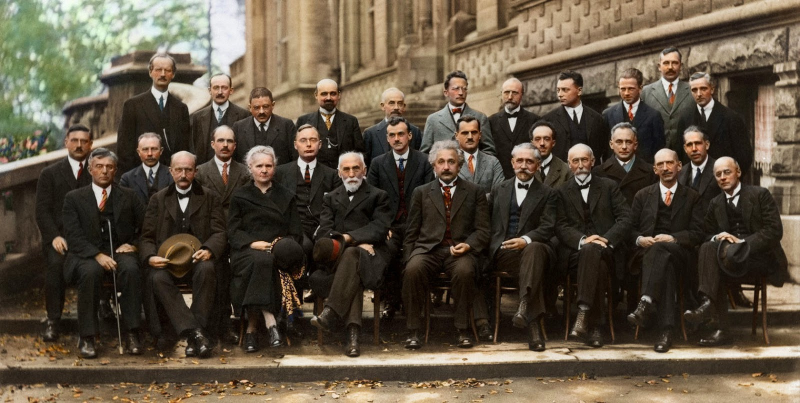
#> input picture implementation_jupyter_notebooks/images/solvay-conference.jpg, 1600 x 806 px (shown at 1/2 size)
$ python detection_utils.py
#> lines starting #> are read from the running program, lines starting #| are printed output that depends on the picture
#> further down, original_image is the input picture: PIL image 1600x806 RGB; mean R, G, B 92.9, 80.9, 64.3
import os
import pickle
from typing import *

import numpy as np
from features import *
from PIL import Image

WINDOW_SIZE = 15
HALF_WINDOW = WINDOW_SIZE // 2

# size and location NamedTuple objects
Size = NamedTuple("Size", [("height", int), ("width", int)])
Location = NamedTuple("Location", [("top", int), ("left", int)])


def resize_image_object(img, target_size):
#> called with target_size = (384, 288)
    thumbnail_image = img.copy()
    thumbnail_image.thumbnail(target_size, Image.LANCZOS)  # anti-alising-resize
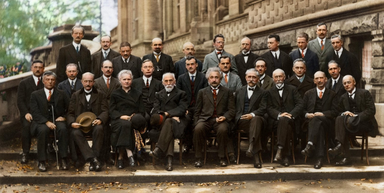
#> thumbnail_image: PIL image 384x193 RGB; mean R, G, B 93.1, 81.1, 64.5
    return thumbnail_image


def to_float_array(img):
    return np.array(img).astype(np.float32) / 255.0  # float division


def to_image(arr):
    return Image.fromarray(np.uint8(arr * 255.0))


def gamma(channel, coeff=2.2):
#> called with coeff = 2.2
    return channel ** (1.0 / coeff)
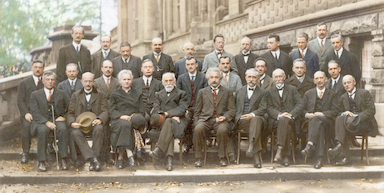
#> returned value: shape (193, 384, 3) float32; mean of channels 0, 1, 2 0.591, 0.549, 0.485; drawn as R, G, B


def gleam_converion(img):
    return np.sum(gamma(img), axis=2) / img.shape[2]  # divide by 3
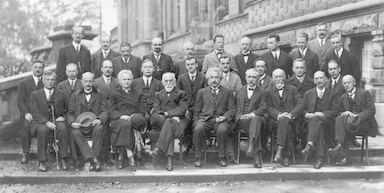
#> returned value: shape (193, 384) float32; min 0, max 0.987, mean 0.541


def integrate_image(img):
    """The padding compensates for the loss that might happen in differentiation"""
    integral = np.cumsum(np.cumsum(img, axis=0), axis=1)  # 2d integral
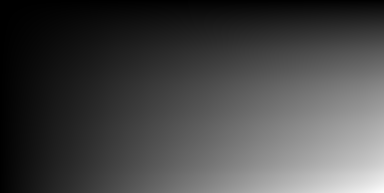
#> integral: shape (193, 384) float32; min 0.729, max 40130.9, mean 11108.2; drawn with min black and max white
    return np.pad(integral, (1, 1), "constant", constant_values=(0, 0))[:-1, :-1]
#> returned value: shape (194, 385) float32


def possible_combinations(size, window_size=WINDOW_SIZE):
    return range(0, window_size - size + 1)  # size can be height or width


# [16 lines left out: functions possible_locations, possible_feature_shapes, not called in this run]


# this is helper types
ThresholdPolarity = NamedTuple(
    "ThresholdPolarity", [("threshold", float), ("polarity", float)]
)

ClassifierResult = NamedTuple(
    "ClassifierResult",
    [
        ("threshold", float),
        ("polarity", int),
        ("classification_error", float),
        ("classifier", Callable[[np.ndarray], float]),
    ],
)

WeakClassifier = NamedTuple(
    "WeakClassifier",
    [
        ("threshold", float),
        ("polarity", int),
        ("alpha", float),
        ("classifier", Callable[[np.ndarray], float]),
    ],
)


# [25 lines left out: functions weak_classifier, run_weak_classifier, strong_classifier, not called in this run]


def normalize(im):
    return (im - im.mean()) / im.std()


# -------------------------------------------------------------------------------------------------------------------------

original_image = Image.open(
    "../implementation_jupyter_notebooks/images/solvay-conference.jpg"
)
thumbnail_image = resize_image_object(
    original_image, (384, 288)
)  # this image is displayed as input image
original_float = to_float_array(thumbnail_image)
grayscale_image = gleam_converion(
    original_float
)  # the image upon which we apply the algorithm
integral_image = integrate_image(grayscale_image)

# ---------------------------------------------------------------------------------------------------------------------------


# [47 lines left out: functions get_number_of_features_per_window, upload_cascade_adaboost, not called in this run]

$ run again, with implementation_jupyter_notebooks/images/NASA_Astronaut_Group_15.jpg copied over implementation_jupyter_notebooks/images/solvay-conference.jpg
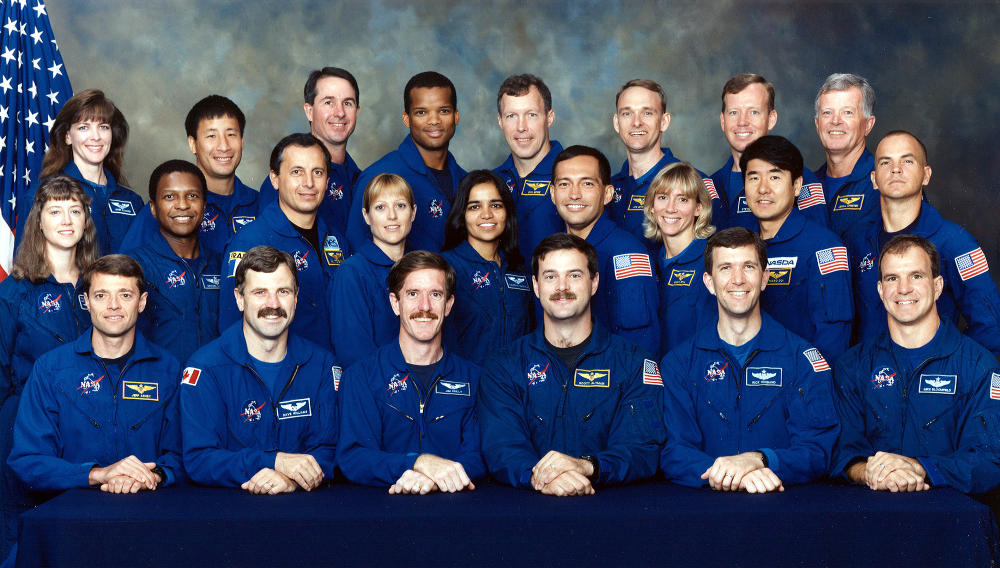
#> input picture implementation_jupyter_notebooks/images/NASA_Astronaut_Group_15.jpg, 2000 x 1136 px (shown at 1/2 size)
#> original_image is the input picture: PIL image 2000x1136 RGB; mean R, G, B 63.4, 72.8, 98.4
#> in gleam_converion, `return np.sum(gamma(img), axis=2) / img.shape[2]`:
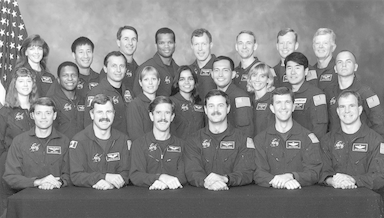
#> returned value: shape (218, 384) float32; min 0.0269, max 1, mean 0.526
#> in integrate_image, `integral = np.cumsum(np.cumsum(img, axis=0), axis=1)`:
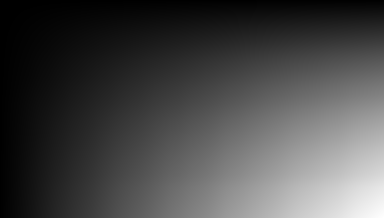
#> integral: shape (218, 384) float32; min 0.861, max 43991.6, mean 12522.1; drawn with min black and max white
